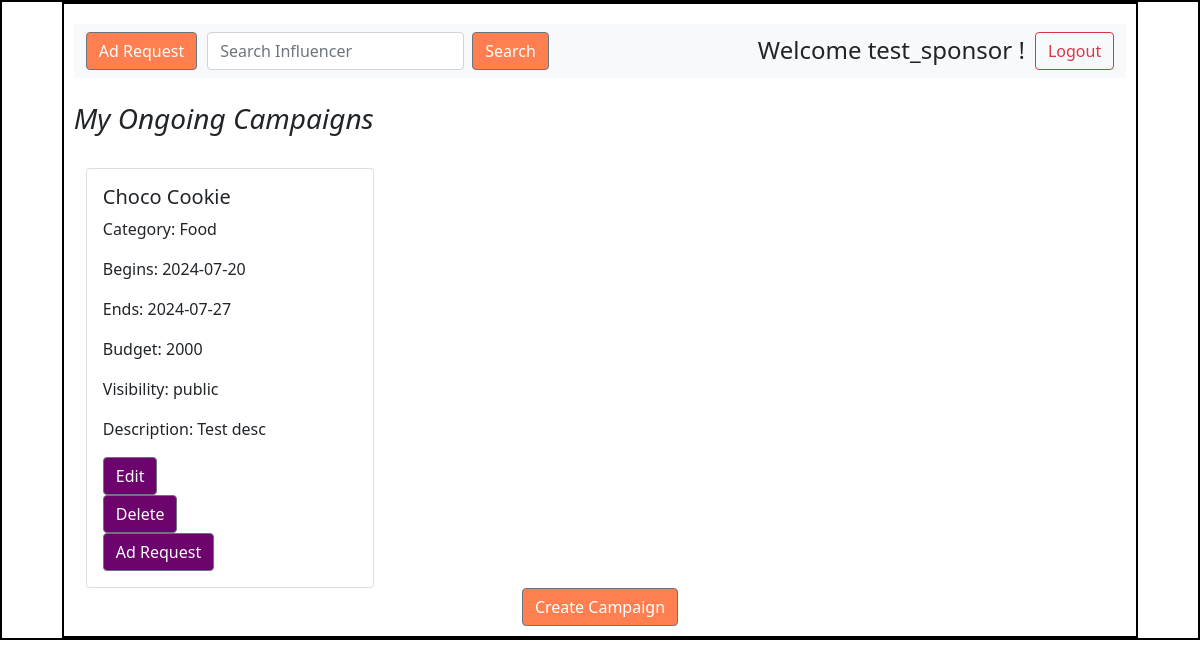
The page /sponsor/1 on the database as committed earlier.
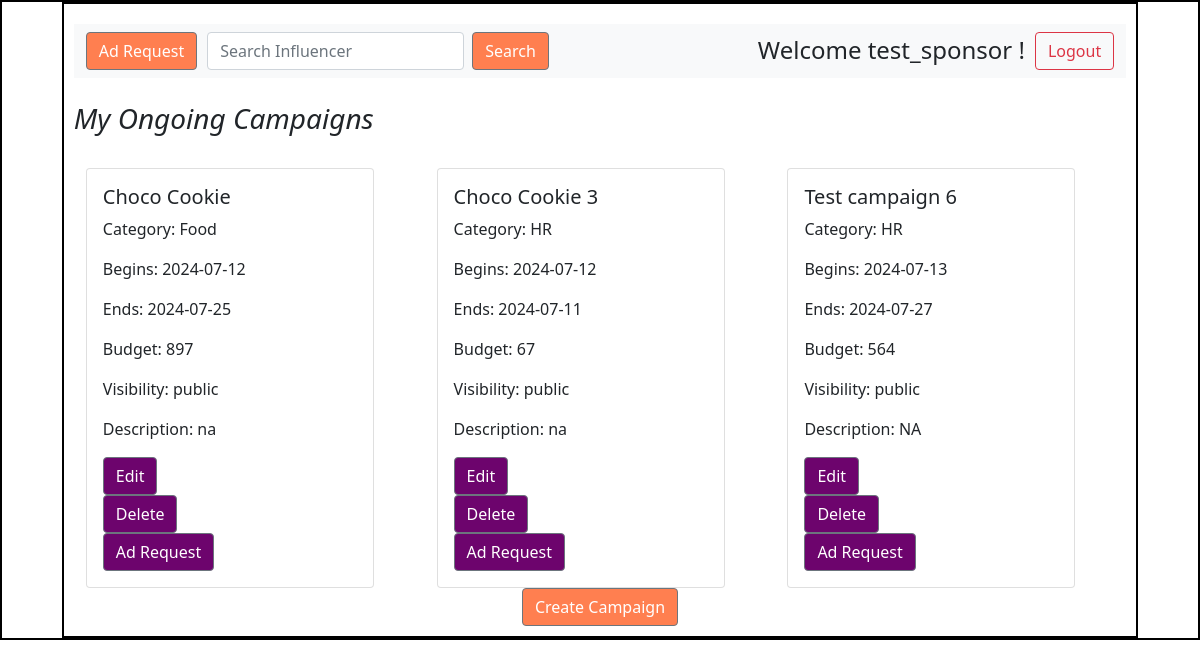
The same page on the database as committed later.
### application/models.py (models this page shows)
class Sponsor(db.Model):
    __tablename__ = 'sponsor'
    id = db.Column(db.Integer(), primary_key = True)
    user_name = db.Column(db.String(), nullable = False, unique = True)
    password = db.Column(db.String(), nullable = False)
    full_name = db.Column(db.String(), nullable = False)
    industry = db.Column(db.String(), nullable = False)
    role = db.Column(db.String())
    campaign = db.relationship("Campaign", backref = "creator")  #psudo column for us to retrive data internally

class Campaign(db.Model):
    __tablename__ = 'campaign'
    camp_id = db.Column(db.Integer(), primary_key = True)
    camp_name = db.Column(db.String(), nullable = False)
    sponsor_id = db.Column(db.Integer(), db.ForeignKey('sponsor.id'))
    category = db.Column(db.String(), nullable = False)
    s_date = db.Column(db.String(), nullable = False)
    e_date = db.Column(db.String(), nullable = False)
    budget = db.Column(db.Integer(), nullable = False)
    visibility = db.Column(db.String(), default = "public")
    description = db.Column(db.String())

### application/controllers.py (the view)
@app.route('/sponsor/<int:sponsor_id>', methods=['GET', 'POST'])
def sponsor_dash(sponsor_id):
    sponsor = Sponsor.query.get(sponsor_id)
    if sponsor:
        campaigns = sponsor.campaign
        print(f"Campaigns for sponsor {sponsor.id}: {campaigns}") #for debugging
    else:
        campaigns = []
    return render_template("sponsor_dash.html", s_name = sponsor, campaigns = campaigns )

### templates/sponsor_dash.html (shortened to what this page needs)
<!DOCTYPE html>
<html lang="en">
<head>
    <link rel="stylesheet" href="../static/dashboard.css">
    <link href="https://cdn.jsdelivr.net/npm/bootstrap@5.0.2/dist/css/bootstrap.min.css" rel="stylesheet"
>
</head>
<body>
    <div id="main">
        <div id="canvas">
            <div id="dashboard-body">
                <nav class="navbar navbar-expand-lg navbar-light bg-light">
                    <div class="container-fluid">
                        <div class="collapse navbar-collapse" id="navbarSupportedContent">
                            <ul class="navbar-nav me-auto mb-2 mb-lg-0">
                                <li class="nav-item">
                                    <button type="button" class="btn btn-secondary"
                                        style="margin-right: 10px; background-color: coral;"
                                        onclick="location.href='/create_ad.html'">Ad Request</button>
                                </li>
                                <form class="d-flex" style="margin-right: 10px;" action="/search">
                                    <input class="form-control me-2" type="search" placeholder="Search Influencer"
                                        aria-label="Search" name="search_word">
                                    <button class="btn btn-secondary" type="submit"
                                        style="background-color: coral;">Search</button>
                                </form>
                            </ul>
                            <form class="d-flex">
                                <span style="margin-right: 10px; font-size: x-large;">Welcome {{s_name.user_name}}
                                    !</span>
                                <button class="btn btn-outline-danger" type="button"
                                    onclick="location.href= '/userlogin'">Logout</button>
                            </form>
                        </div>
                    </div>
                </nav><br>
                <h3><i>My Ongoing Campaigns</i></h3>
                <br>
                <div class="container">
                    <div class="row">
                        {% if campaigns %}
                        {% for campaign in campaigns %}
                        <div class="col">
                            <div class="card" style="width: 18rem;">
                                <div class="card-body">
                                    <h5 class="card-title">{{campaign.camp_name }}</h5>
                                    <p class="card-text">Category: {{ campaign.category }}</p>
                                    <p class="card-text">Begins: {{campaign.s_date}}</p>
                                    <p class="card-text">Ends: {{campaign.e_date}}</p>
                                    <p class="card-text">Budget: {{campaign.budget}}</p>
                                    <p class="card-text">Visibility: {{campaign.visibility}}</p>
                                    <p class="card-text">Description: {{campaign.description}}</p>
                                    <div>
                                        <button type="button" class="btn btn-secondary"
                                            onclick="location.href='/sponsoredit/{{ s_name.id }}/campaign/{{campaign.camp_id}}'"
                                            style="background-color: rgb(109, 4, 109);">Edit</button>
                                        <form action="/sponsor/{{ s_name.id }}/campaign/{{campaign.camp_id}}"
                                            method="POST"
                                            onsubmit="return confirm('Are you sure you want to delete this campaign?');">
                                            <button type="submit" class="btn btn-secondary"
                                                style="background-color: rgb(109, 4, 109);">Delete</button>
                                        </form>
                                        <button type="button" class="btn btn-secondary"
                                            style="margin-right: 10px; background-color: rgb(109, 4, 109);"
                                            onclick="location.href='/sponsorad/{{ s_name.id }}/campaign/{{campaign.camp_id}}'">Ad
                                            Request</button>
                                    </div>
                                </div>
                            </div>
                        </div>
                        {% endfor %}
                        {% else %}
                        <p>No campaigns available.</p>
                        {% endif %}
                    </div>
                </div>
                <div style="text-align: center;">
                    <button type="submit" class="btn btn-secondary" style="background-color: coral;"
                        onclick="location.href='/new_campaign/{{ s_name.id }}'">Create Campaign</button>
                </div>
            </div>
        </div>
    </div>
</body>
</html>

### static/dashboard.css (style rules this page uses)
* { margin: 0px; }
#main, #canvas { border: 2px solid black; }
#canvas { margin:auto; width: 90%; height: auto; }
#dashboard-body { margin-top: 10px; padding: 10px; }

Rows that differ between the two databases and show on the page:
changed Campaign "Choco Cookie": s_date "2024-07-20" → "2024-07-12"; e_date "2024-07-27" → "2024-07-25"; budget "2000" → "897"; description "Test desc" → "na"
added Campaign: camp_name "Choco Cookie 3", category "HR", s_date "2024-07-12", e_date "2024-07-11", budget "67", visibility "public", description "na"
added Campaign: camp_name "Test campaign 6", category "HR", s_date "2024-07-13", e_date "2024-07-27", budget "564", visibility "public", description "NA"
